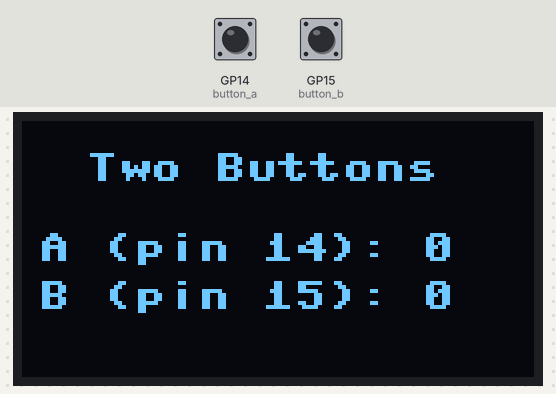
Simulated run of this program. Board: Raspberry Pi Pico running MicroPython. On the bench: 128×64 one-colour display. Inputs (shaded band) come from the test bench; at power-on: GP14 (button_a) HIGH, GP15 (button_b) HIGH. Library files of the repository ran but are not shown: ssd1306.py.

Above: at 1.2 s.
1.3 s: GP14 (button_a) pulled LOW for 0.15 s
At 1.9 s:
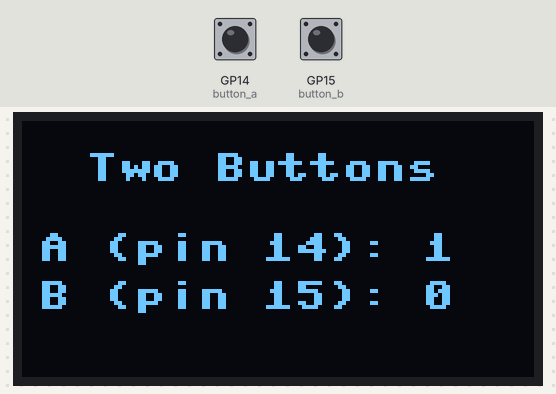
2.9 s: GP15 (button_b) pulled LOW for 0.15 s
At 4.1 s:
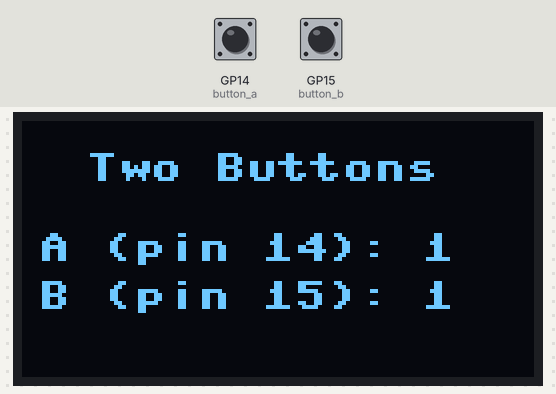
4.5 s: GP14 (button_a) pulled LOW for 1 s
At 5.6 s:
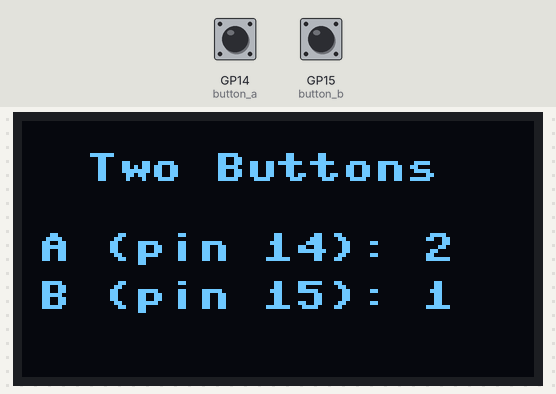
7.0 s: GP15 (button_b) pulled LOW for 1 s
At 7.3 s:
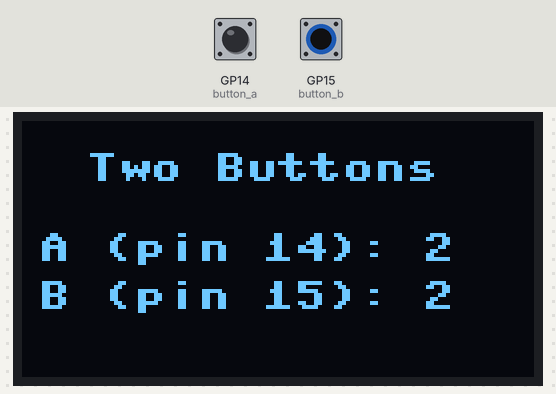
Timing chart, 0 to 10.0 s (numbered marks = the images above; inputs shaded):
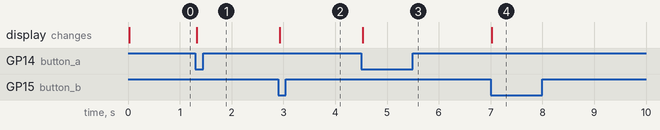

The program:

17-buttons.py
```python
# Lab 17: Reading Two Buttons
# Both buttons on this kit are wired the same way as the single button in
# the Blinking lab: PULL_UP inputs that read 1 when idle and 0 when
# pressed, because the other leg of each button goes to GND. This lab
# reads them independently and shows a running count for each.

import config
from utime import sleep

oled = config.init_display()
button_a, button_b = config.init_buttons()

WHITE = config.WHITE
BLACK = config.BLACK


def pressed(button):
    if button.value() == 1:
        return False
    sleep(0.02)              # debounce: let the contacts settle
    return button.value() == 0


def wait_for_release(button):
    while button.value() == 0:
        sleep(0.01)


def show_counts(a_count, b_count):
    oled.fill(BLACK)
    oled.text("Two Buttons", 16, 8, WHITE)
    oled.text("A (pin 14): " + str(a_count), 4, 28, WHITE)
    oled.text("B (pin 15): " + str(b_count), 4, 40, WHITE)
    oled.show()


a_count = 0
b_count = 0
show_counts(a_count, b_count)

while True:
    if pressed(button_a):
        a_count += 1
        show_counts(a_count, b_count)
        wait_for_release(button_a)

    if pressed(button_b):
        b_count += 1
        show_counts(a_count, b_count)
        wait_for_release(button_b)

    sleep(0.01)
```

config.py
```python
# Hardware configuration for the OLED Two-Button Pico kit.
# Every numbered lab in this folder imports this file instead of repeating
# pin numbers, so the whole kit only needs to be described in one place.

from machine import Pin, SPI
import ssd1306

WIDTH = 128
HEIGHT = 64

# 2.42" SSD1306/SSD1309 SPI display
SCL_PIN = 2
SDA_PIN = 3
RES_PIN = 4
DC_PIN = 5
CS_PIN = 6

# Two momentary push buttons. Each button's other leg goes to GND, and
# PULL_UP holds the pin at 1 until a press pulls it to 0.
BUTTON_A_PIN = 14
BUTTON_B_PIN = 15

WHITE = 1
BLACK = 0
NO_FILL = 0
FILL = 1


def init_display():
    clock = Pin(SCL_PIN)
    data = Pin(SDA_PIN)
    res = Pin(RES_PIN)
    dc = Pin(DC_PIN)
    cs = Pin(CS_PIN)
    spi = SPI(0, sck=clock, mosi=data)
    return ssd1306.SSD1306_SPI(WIDTH, HEIGHT, spi, dc, res, cs)


def init_buttons():
    button_a = Pin(BUTTON_A_PIN, Pin.IN, Pin.PULL_UP)
    button_b = Pin(BUTTON_B_PIN, Pin.IN, Pin.PULL_UP)
    return button_a, button_b
```

Measured:
- after the input at 1.3 s, the display: changes at once (image 1)
- after the input at 2.9 s, the display: changes at once (image 2)
- after the input at 4.5 s, the display: changes at once (image 3)
- after the input at 7.0 s, the display: changes at once (image 4)
